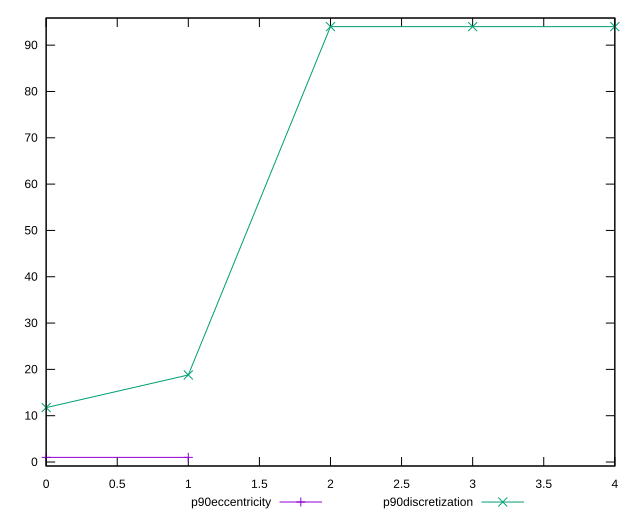

Here is the gnuplot script that generated this plot:
reset

$p90Eccentricity <<EOF
0 1.0000000000000007
1 0.9999999999999982
EOF

$p90Discretization <<EOF
0 11.75
1 18.8
2 94
3 94
4 94
EOF

set key outside below
set xrange [0:4]
set yrange [-0.8600000000000019:95.86]
set trange [-0.8600000000000019:95.86]
set terminal svg size 640, 520 enhanced background rgb 'white'
set output "report_00019_2021-02-10T18-14-37.922Z//unminified-css/progression/eccentricity.svg"

plot $p90Eccentricity title "p90eccentricity" with linespoints, \
     $p90Discretization title "p90discretization" with linespoints

reset
